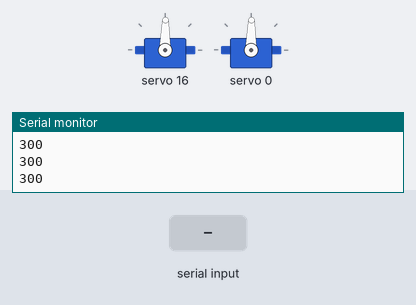
This sketch was run on a simulated Arduino Mega 2560, built with avr-gcc and run on an emulated ATmega2560. Shown: 2 × servo, the last lines printed to the serial monitor. Inputs (shaded band) come from the test bench.

Above: at 1.2 s.
1.3 s: "a" received over Serial
At 1.9 s:
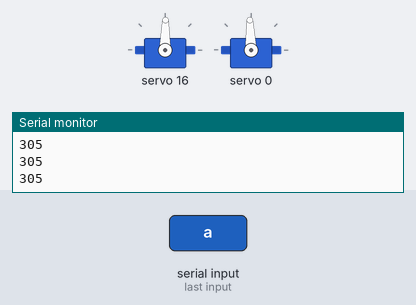
2.8 s: "c" received over Serial
At 4.2 s:
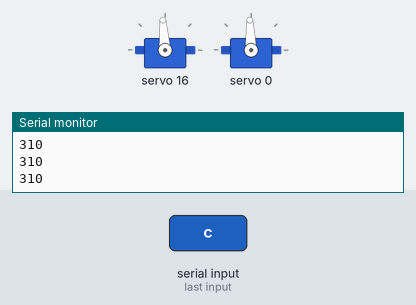
Timing chart, 0 to 5.8 s (numbered marks = the images above; inputs shaded):
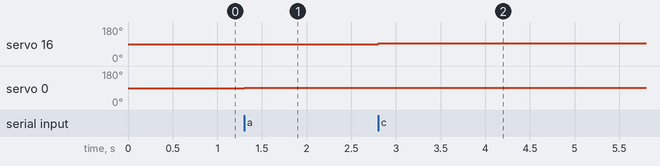

Measured:
- after the input at 1.3 s, servo 0: 89° → 92° at once
- after the input at 2.8 s, servo 16: 89° → 94° at once

The sketch:

InMoov_Servo_Calibration.ino
```cpp
/* ================================================================= //
//  Ain Shams University - Faculty of Engineering                    //
//  Ain Shams Virtal Hospital                                        //
//  HCM - Human Centered Mechatronics Lab.                           //
//  InMoov Robot Project                                             //
//                                                                   //
//  This is a unique work for InMoov Robot                           //
//  at Human Centered Mechatronics (HCM) Lab - Ain Shams University  //
//  by:                                                              //
//  ☑ Aly Mostafa Hafez                                              //
//  ☑ Hossam Nasr Elghareeb                                          //
//                                                                   //
//  Date: August 2022 (Latest version)                               //
//                                                                   //
//  Hardware used:                                                   //
//  · Arduino Mega                                                   //
//  · 2 PCA9685 I2C Servo Drivers                                    //
//  · Servomotors (to be calibrated)                                 //
//  · HC-05 Bluetooth Module                                         //
// ================================================================  */

#include  <Wire.h>
#include  <Adafruit_PWMServoDriver.h>
#include  <SoftwareSerial.h>

//SoftwareSerial MyBlue(17, 16); // RX | TX

/*  Insert here the pin number of the required servo to be calibrated
    via Right I2C Servo driver   */
int  Right_pin_number = 0;

/*  Insert here the pin number of the required servo to be calibrated
    via Left I2C Servo driver    */
int  Left_pin_number  = 0;

int  flag         = 2 ;
int  counter      = 300 ;
int  DutyToDegree = 0 ;
char z            = 0 ;
Adafruit_PWMServoDriver RightI2C = Adafruit_PWMServoDriver(0x40);
Adafruit_PWMServoDriver LeftI2C  = Adafruit_PWMServoDriver(0x41);

#define SERVOMIN  150
#define SERVOMAX  600
#define USMIN  600
#define USMAX  2400
#define SERVO_FREQ 50

uint8_t servonum = 0;

void setup() {
  Serial.begin(9600);
  //  MyBlue.begin(9600);
  Serial.println("8 channel Servo test!");

  RightI2C.begin();
  LeftI2C.begin();

  RightI2C.setOscillatorFrequency(27000000);
  RightI2C.setPWMFreq(SERVO_FREQ);
  delay(10);

  LeftI2C.setOscillatorFrequency(27000000);
  LeftI2C.setPWMFreq(SERVO_FREQ);

  LeftI2C.setPWM(0, 0, counter);
  RightI2C.setPWM(0, 0, counter);
  delay(10);
}

void setServoPulse(uint8_t n, double pulse) {
  double pulselength;

  pulselength = 1000000;   // 1,000,000 us per second
  pulselength /= SERVO_FREQ;
  Serial.print(pulselength); Serial.println(" us per period");
  pulselength /= 4096;  // 12 bits of resolution
  Serial.print(pulselength); Serial.println(" us per bit");
  pulse *= 1000000;  // convert input seconds to us
  pulse /= pulselength;
  Serial.println(pulse);
  RightI2C.setPWM(n, 0, pulse);
  LeftI2C.setPWM(n, 0, pulse);
}

void loop()
{
  //Blue() ;

  if (Serial.available()) {
    z = Serial.read();
// ==================== Right I2C ==================== //
    if (z == 'a') {
      if (counter < SERVOMAX) {
        counter += 5;
        RightI2C.setPWM(Right_pin_number, 0, counter);
      }
    }
    else if (z == 'b') {
      if (counter > SERVOMIN) {
        counter -= 5;
        RightI2C.setPWM(Right_pin_number, 0, counter);
      }
    }
// ==================== Left I2C ==================== //
    else if (z == 'c') {
      if (counter < SERVOMAX) {
        counter += 5;
        LeftI2C.setPWM(Left_pin_number, 0, counter);
      }
    }
    else if (z == 'd') {
      if (counter > SERVOMIN) {
        counter -= 5;
        LeftI2C.setPWM(Left_pin_number, 0, counter);
      }
    }
    else {
      z = 'z';
    }
  }
  Serial.println(counter);
}
```
